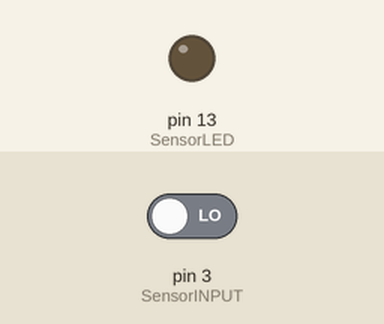
Recording of a sketch running on a simulated Arduino Uno, built with avr-gcc and run on an emulated ATmega328P. On the bench: output pins drawn as LEDs (lit = HIGH). The inputs (shaded band) are chosen by the test bench; at power-on: pin 3 (SensorINPUT) LOW.

Above: at 1.2 s.
1.3 s: pin 3 (SensorINPUT) driven HIGH
At 1.7 s:
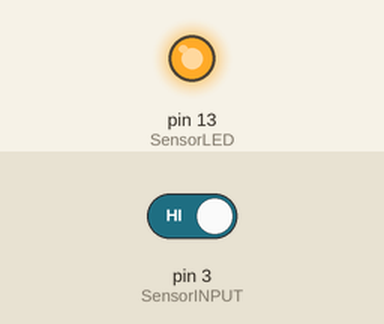
Timing chart, 0 to 4.3 s (numbered marks = the images above; inputs shaded):
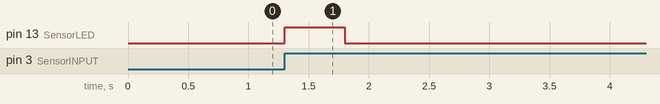

The sketch:

main.ino
```cpp
int SensorLED = 13;       //LED PIN
int SensorINPUT = 3;      //Connect the sensor to digital Pin 3 which is Interrupts 1
unsigned char state = 0;

void blink(){               //Interrupts function
    state++;
}

void setup() {
  pinMode(SensorLED, OUTPUT);
  pinMode(SensorINPUT, INPUT);

  // Trigger the blink function when the falling edge is detected
  attachInterrupt(1, blink, RISING);
 }


void loop(){
      if(state!=0){
        state = 0;
        digitalWrite(SensorLED,HIGH);
        delay(500);
      }
      else
        digitalWrite(SensorLED,LOW);
}
```

Measured:
- after the input at 1.3 s, pin 13 (SensorLED): LOW → HIGH at once, → LOW 0.50 s later
